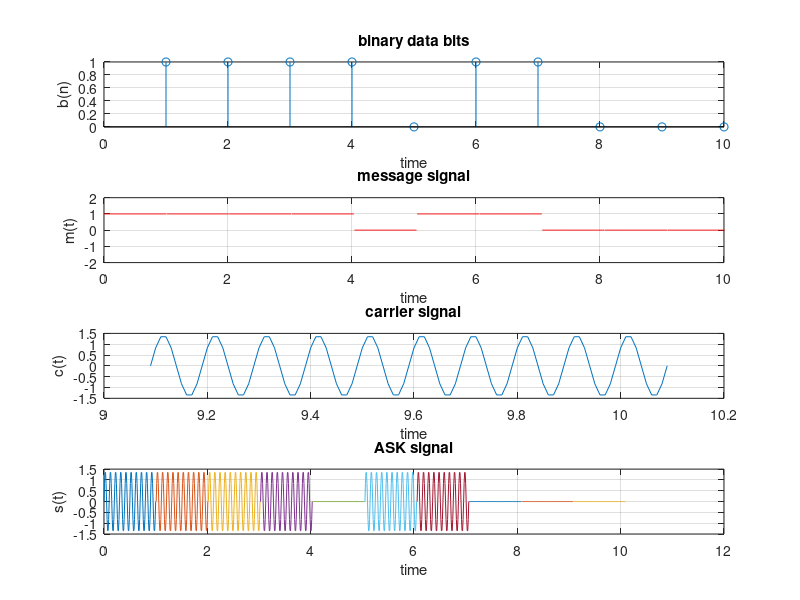

The MATLAB source for this figure:
clc;  clear all;  close all;
tb=1;  fc=10;
t=0:tb/100:1;
c=sqrt(2/tb)*sin(2*pi*fc*t);

n=10;
m=rand(1,n);
t1=0; t2=tb;
for i=1:n
    t=[t1:.01:t2]
    if m(i)>0.5
        m(i)=1;
        m_s=ones(1,length(t));
    else
        m(i)=0;
        m_s=zeros(1,length(t));
    end
    message(i,:)=m_s;
    
    ask_sig(i,:)=c.*m_s;
    t1=t1+(tb+.01);
    t2=t2+(tb+.01);
    
    subplot(4,1,2); axis([0 n -2 2]);
    plot(t,message(i,:),'r');
    title('message signal');
    xlabel('time');
    ylabel('m(t)'); grid on ;hold on;
    subplot(4,1,4); plot(t,ask_sig(i,:));
    title('ASK signal'); xlabel('time'); ylabel('s(t)'); 
    grid on ;hold on;
end
hold off

subplot(4,1,3); plot(t,c);
title('carrier signal');  xlabel('time'); ylabel('c(t)'); grid on ;
subplot(4,1,1); stem(m);
title('binary data bits');  xlabel('time'); ylabel('b(n)'); grid on;
